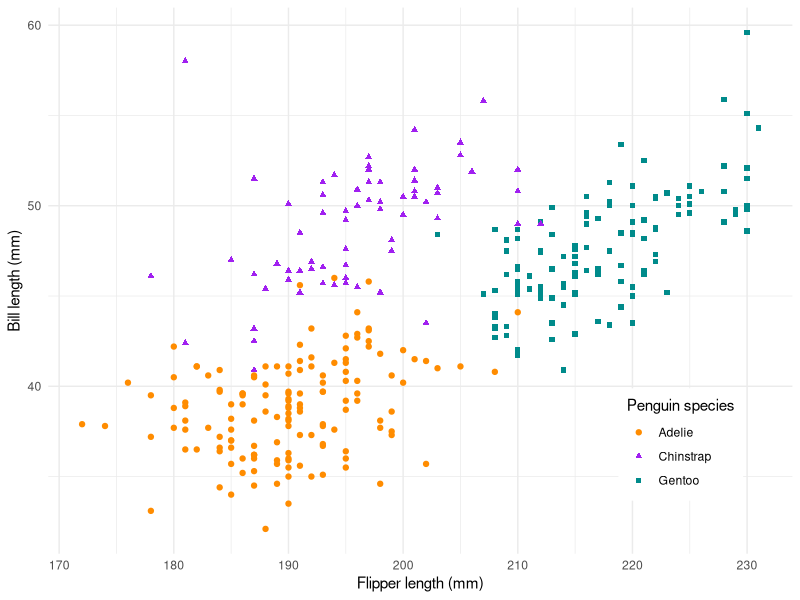
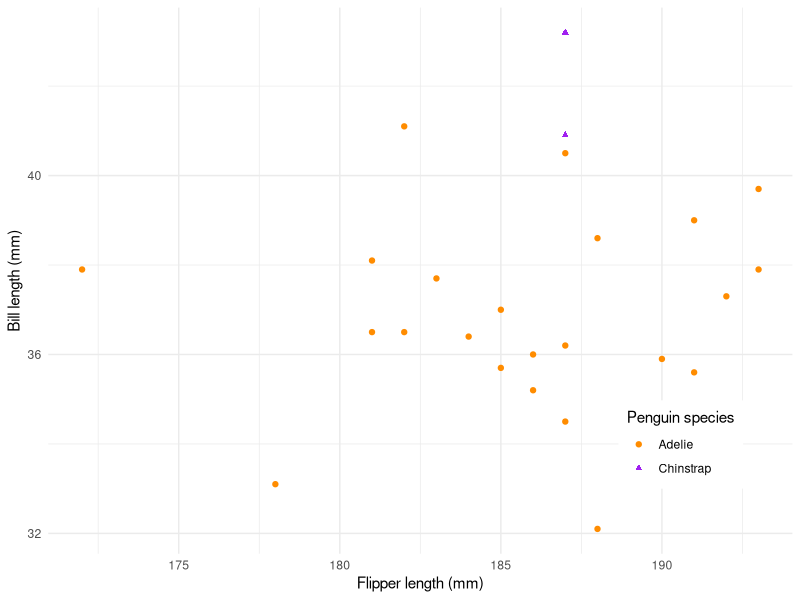

Here is the R script that generated these plots, in order:
# load packages ----
library(palmerpenguins)
library(ggplot2)
library(palmerpenguins)
library(tidyverse)

# create scatterplot ----
ggplot(na.omit(penguins), 
       aes(x = flipper_length_mm, y = bill_length_mm, 
           color = species, shape = species)) +
  geom_point() +
  scale_color_manual(values = c("Adelie" = "darkorange", "Chinstrap" = "purple", "Gentoo" = "cyan4")) +
  scale_shape_manual(values = c("Adelie" = 19, "Chinstrap" = 17, "Gentoo" = 15)) +
  labs(x = "Flipper length (mm)", y = "Bill length (mm)", 
       color = "Penguin species", shape = "Penguin species") +
  theme_minimal() +
  theme(legend.position = c(0.85, 0.2),
        legend.background = element_rect(color = "white"))

# filtering penguin data
body_mass_df <- penguins %>%  
  filter(body_mass_g %in% c(2780:3200))

# plot with filtered data
ggplot(na.omit(body_mass_df), 
       aes(x = flipper_length_mm, y = bill_length_mm, 
           color = species, shape = species)) +
  geom_point() +
  scale_color_manual(values = c("Adelie" = "darkorange", "Chinstrap" = "purple", "Gentoo" = "cyan4")) +
  scale_shape_manual(values = c("Adelie" = 19, "Chinstrap" = 17, "Gentoo" = 15)) +
  labs(x = "Flipper length (mm)", y = "Bill length (mm)", 
       color = "Penguin species", shape = "Penguin species") +
  theme_minimal() +
  theme(legend.position = c(0.85, 0.2),
        legend.background = element_rect(color = "white"))


